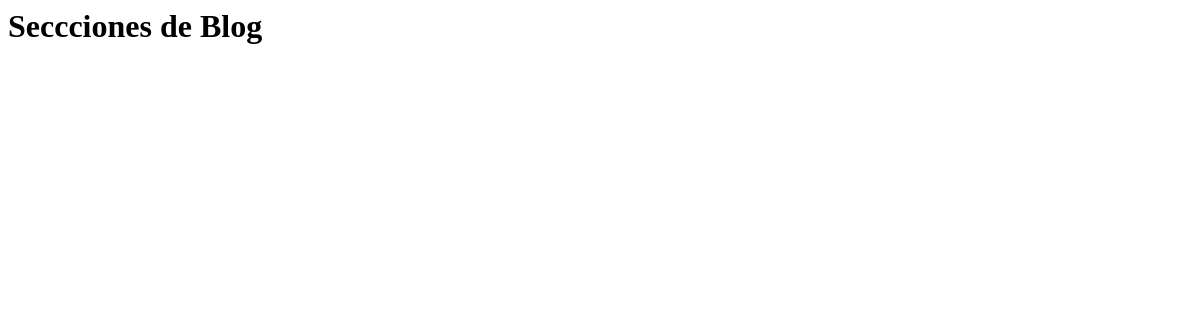
/blog/seccion/list, run on an earlier commit of the app's database.
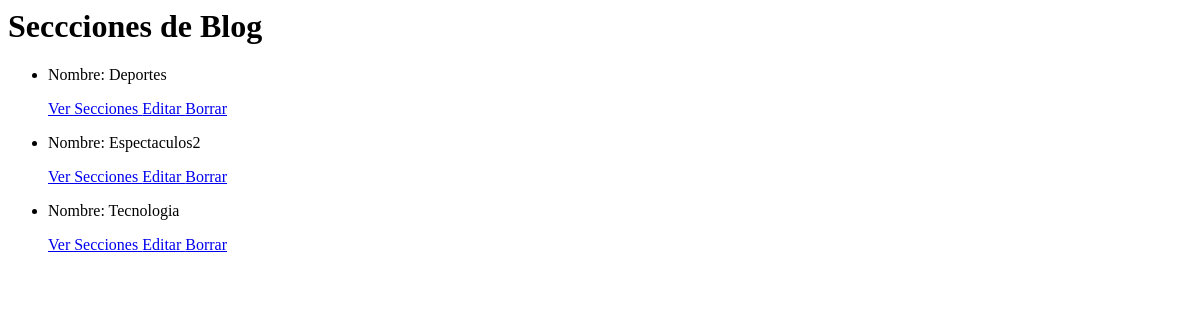
And on a later commit of the database.
### blog/models.py (models this page shows, shortened)
class Seccion(models.Model):
    class Meta:
        verbose_name_plural = "Secciones"
    nombre = models.CharField(max_length=30)

### blog/views.py (the view)
# urls.py: path("seccion/list", SeccionList.as_view(), name="SeccionList"),
class SeccionList(ListView):
    model = Seccion
    template_name = "blog/secciones_list.html"

### blog/templates/blog/secciones_list.html
<h1> Seccciones de Blog </h1>
<ul>
    {% for seccion in object_list %}
    <li>
        <p> Nombre: {{ seccion.nombre }} </p>
        <p>
            <a href="{% url 'SeccionDetail' seccion.id %}"> Ver Secciones </a>
            <a href="{% url 'SeccionUpdate' seccion.id %}"> Editar </a>
            <a href="{% url 'SeccionDelete' seccion.id %}"> Borrar </a>
        </p>
    </li>
    {% endfor %}
</ul>

What changed in the data, as far as the page shows it:
added Seccion: nombre "Deportes"
added Seccion: nombre "Espectaculos2"
added Seccion: nombre "Tecnologia"
